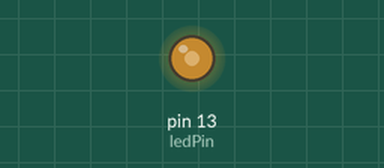
This sketch was run on a simulated Arduino Uno, built with avr-gcc and run on an emulated ATmega328P. Parts: output pins drawn as LEDs (lit = HIGH).

Above: at 0.61 s.
Timing chart, 0 to 40.0 s (numbered marks = the images above):
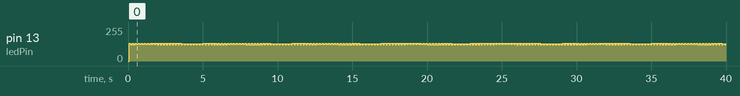

The sketch:

Seriell.pde
```cpp
// include the SoftwareSerial library so you can use its functions:
#include <SoftwareSerial.h>

#define rxPin 3
#define txPin 11
#define ledPin 13

// set up a new serial port
SoftwareSerial mySerial =  SoftwareSerial(rxPin, txPin);
byte pinState = 0;

void setup()  {
  // define pin modes for tx, rx, led pins:
  pinMode(rxPin, INPUT);
  pinMode(txPin, OUTPUT);
  pinMode(ledPin, OUTPUT);
  // set the data rate for the SoftwareSerial port
  mySerial.begin(9600);
}

void loop() {
  // listen for new serial coming in:

  mySerial.print("Kuss ");
  // toggle an LED just so you see the thing's alive.
  // this LED will go on with every OTHER character received:
  toggle(13);

}


void toggle(int pinNum) {
  // set the LED pin using the pinState variable:
  digitalWrite(pinNum, pinState);
  // if pinState = 0, set it to 1, and vice versa:
  pinState = !pinState;
}
```

Seriell.cpp
```cpp
// include the SoftwareSerial library so you can use its functions:
#include <SoftwareSerial.h>

#define rxPin 3
#define txPin 11
#define ledPin 13

// set up a new serial port
#include "WProgram.h"
void setup();
void loop();
void toggle(int pinNum);
SoftwareSerial mySerial =  SoftwareSerial(rxPin, txPin);
byte pinState = 0;

void setup()  {
  // define pin modes for tx, rx, led pins:
  pinMode(rxPin, INPUT);
  pinMode(txPin, OUTPUT);
  pinMode(ledPin, OUTPUT);
  // set the data rate for the SoftwareSerial port
  mySerial.begin(9600);
}

void loop() {
  // listen for new serial coming in:

  mySerial.print("Kuss ");
  // toggle an LED just so you see the thing's alive.
  // this LED will go on with every OTHER character received:
  toggle(13);

}


void toggle(int pinNum) {
  // set the LED pin using the pinState variable:
  digitalWrite(pinNum, pinState);
  // if pinState = 0, set it to 1, and vice versa:
  pinState = !pinState;
}

int main(void)
{
	init();

	setup();

	for (;;)
		loop();

	return 0;
}
```
